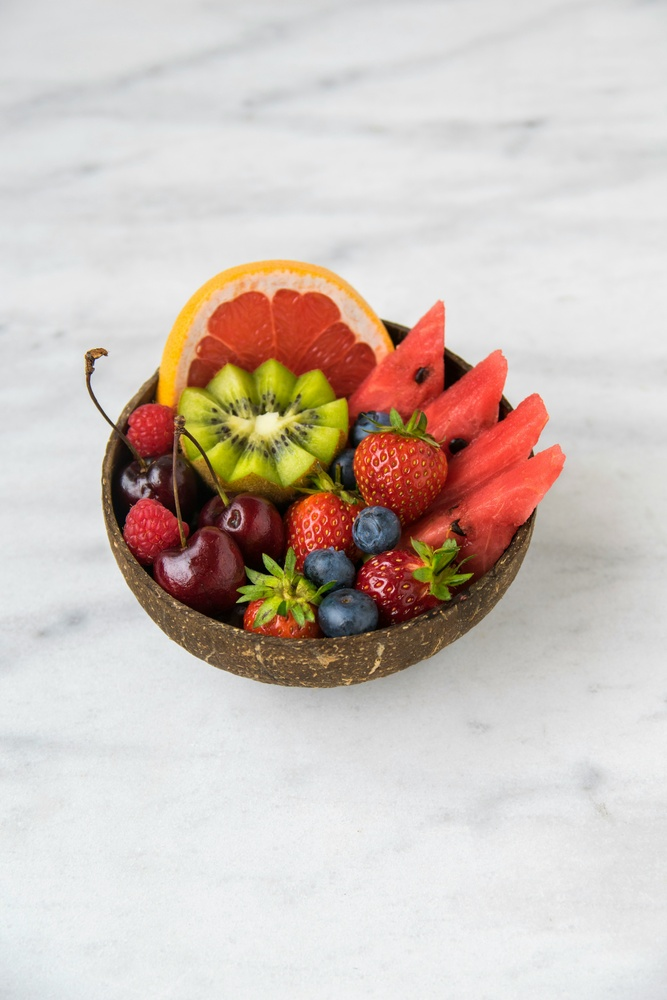
#> input picture pxfuel.jpg, 667 x 1000 px, shrunk from 4000 x 6000 before the run
$ python transform.py
#> lines starting #> are read from the running program, lines starting #| are printed output that depends on the picture
"""
Instruksi Pembuatan Function untuk Modul Geometric Transformation
"""

import base64
import io

from PIL import Image


def _read_upload_file(file):
    if hasattr(file, "file"):
        file.file.seek(0)
        data = file.file.read()
        file.file.seek(0)
        return data
    if hasattr(file, "read"):
        data = file.read()
        return data if isinstance(data, bytes) else data.encode()
    raise ValueError("UploadFile tidak valid")


def _to_base64_png(image):
    buffer = io.BytesIO()
    image.save(buffer, format="PNG")
    return base64.b64encode(buffer.getvalue()).decode("utf-8")


def _get_resample(interpolation):
    if interpolation is None:
        return Image.NEAREST
    if interpolation.lower() == "bilinear":
        return Image.BILINEAR
    return Image.NEAREST


def rotate(file, angle, interpolation=None):
    """
    Fungsi: Memutar gambar pada sumbu tengah (center pivot) dengan sudut yang ditentukan.
    Input:
      - file (UploadFile): Gambar yang akan diputar. (Wajib)
      - angle (float): Sudut rotasi dalam derajat. (Wajib)
      - interpolation (string): Metode interpolasi ("nearest" atau "bilinear"). (Opsional)
    Return:
      - JSON/Dict dengan field:
        - processed_image (string base64): Gambar hasil diencoding PNG base64.
    """
#> called with angle = 45
    data = _read_upload_file(file)
    image = Image.open(io.BytesIO(data))
#> image is the input picture: PIL image 667x1000 RGB; mean R, G, B 206.8, 194.2, 187.1
    processed = image.convert("RGBA").rotate(-float(angle), resample=_get_resample(interpolation), expand=True)
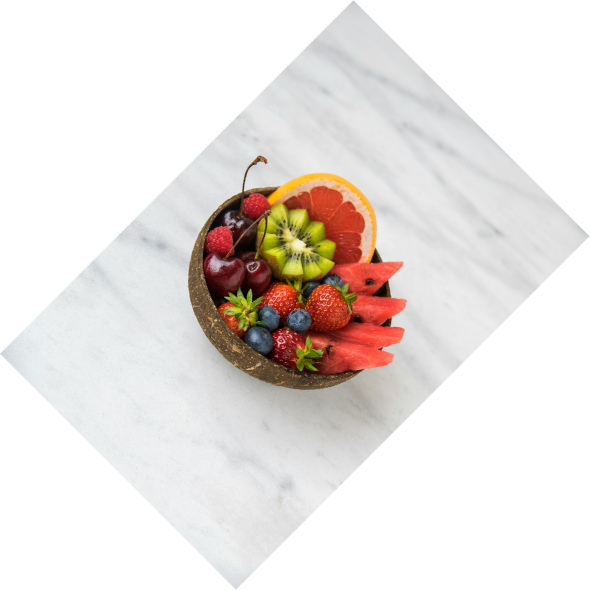
#> processed: PIL image 1179x1180 RGBA (shown at 1/2 size); mean R, G, B, A 99.2, 93.1, 89.8, 122.3; transparent parts drawn white
#| Hasil out_transform_rotate.png: ['processed_image']
    return {"processed_image": _to_base64_png(processed)}


def flip(file, direction):
    """
    Fungsi: Membalik gambar secara horizontal, vertikal, atau keduanya.
    Input:
      - file (UploadFile): Gambar yang akan dibalik. (Wajib)
      - direction (string): Arah flip ("horizontal", "vertical", "both"). (Wajib)
    Return:
      - JSON/Dict dengan field:
        - processed_image (string base64): Gambar hasil diencoding PNG base64.
    """
#> called with direction = 'horizontal'
    data = _read_upload_file(file)
    image = Image.open(io.BytesIO(data))
    direction = direction.lower()
    if direction == "horizontal":
        processed = image.transpose(Image.FLIP_LEFT_RIGHT)
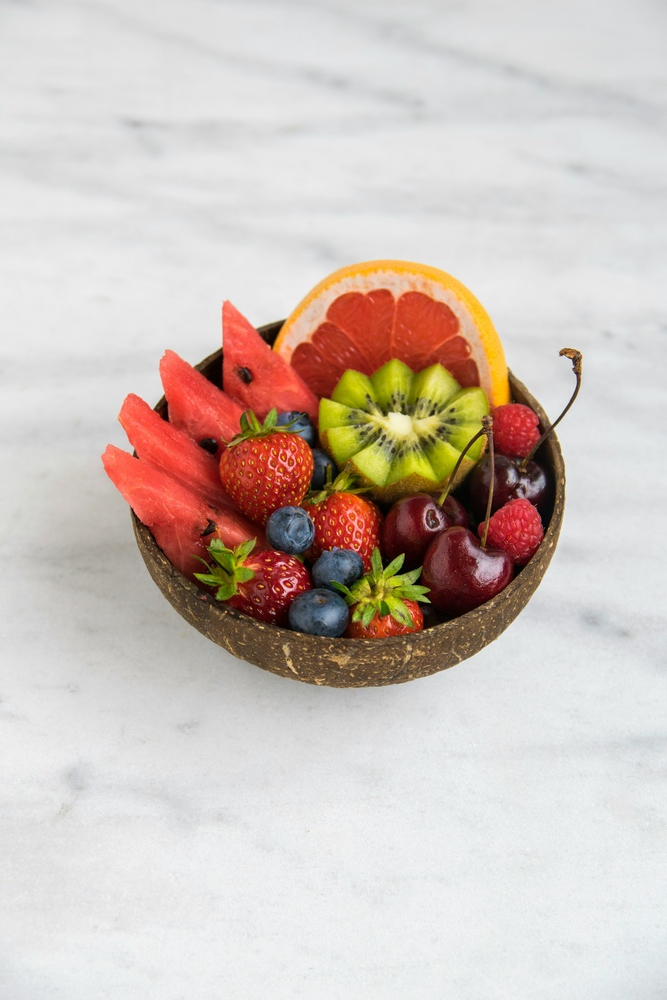
#> processed: PIL image 667x1000 RGB; mean R, G, B 206.8, 194.2, 187.1
#| Hasil out_transform_flip_h.png: ['processed_image']
    elif direction == "vertical":
        processed = image.transpose(Image.FLIP_TOP_BOTTOM)
    elif direction == "both":
        processed = image.transpose(Image.FLIP_LEFT_RIGHT).transpose(Image.FLIP_TOP_BOTTOM)
    else:
        raise ValueError("Arah flip harus 'horizontal', 'vertical', atau 'both'")
    return {"processed_image": _to_base64_png(processed)}


def crop(file, x, y, w, h):
    """
    Fungsi: Memotong bagian tertentu dari gambar berdasarkan koordinat piksel.
    Input:
      - file (UploadFile): Gambar yang akan dipotong. (Wajib)
      - x (integer): Koordinat X kiri atas. (Wajib)
      - y (integer): Koordinat Y kiri atas. (Wajib)
      - w (integer): Lebar area crop. (Wajib)
      - h (integer): Tinggi area crop. (Wajib)
    Return:
      - JSON/Dict dengan field:
        - processed_image (string base64): Gambar hasil crop diencoding PNG base64.
    """
#> called with x = 100, y = 100, w = 300, h = 300
    data = _read_upload_file(file)
    image = Image.open(io.BytesIO(data))
    x, y, w, h = int(x), int(y), int(w), int(h)
    x = max(0, x)
    y = max(0, y)
    w = max(0, w)
    h = max(0, h)
    processed = image.crop((x, y, x + w, y + h))
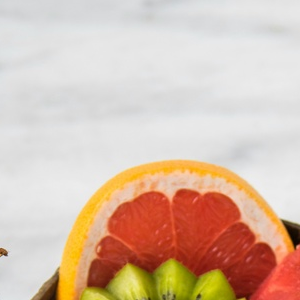
#> processed: PIL image 300x300 RGB; mean R, G, B 216.5, 190.6, 172.8
#| Hasil out_transform_crop.png: ['processed_image']
    return {"processed_image": _to_base64_png(processed)}


def resize(file, width, height, interpolation=None):
    """
    Fungsi: Mengubah dimensi gambar ke ukuran baru yang ditentukan.
    Input:
      - file (UploadFile): Gambar yang akan diubah ukurannya. (Wajib)
      - width (integer): Lebar target dalam piksel. (Wajib)
      - height (integer): Tinggi target dalam piksel. (Wajib)
      - interpolation (string): Metode interpolasi. (Opsional)
    Return:
      - JSON/Dict dengan field:
        - processed_image (string base64): Gambar hasil resize diencoding PNG base64.
        - new_size (object): Dimensi gambar setelah resize {width, height}.
    """
#> called with width = 500, height = 500
    data = _read_upload_file(file)
    image = Image.open(io.BytesIO(data))
    width, height = int(width), int(height)
    processed = image.resize((width, height), resample=_get_resample(interpolation))
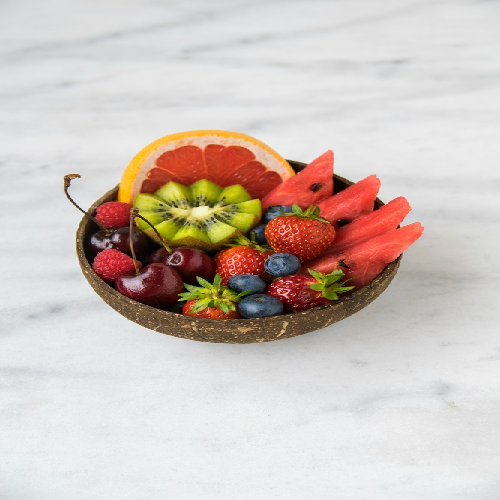
#> processed: PIL image 500x500 RGB; mean R, G, B 206.8, 194.1, 187.1
#| Hasil out_transform_resize.png: ['processed_image', 'new_size']
    return {
        "processed_image": _to_base64_png(processed),
        "new_size": {"width": width, "height": height},
    }


def translate(file, tx, ty):
    """
    Fungsi: Menggeser gambar secara horizontal dan/atau vertikal.
    Input:
      - file (UploadFile): Gambar yang akan digeser. (Wajib)
      - tx (integer): Pergeseran horizontal. (Wajib)
      - ty (integer): Pergeseran vertikal. (Wajib)
    Return:
      - JSON/Dict dengan field:
        - processed_image (string base64): Gambar hasil diencoding PNG base64.
    """
#> called with tx = 50, ty = 50
    data = _read_upload_file(file)
    image = Image.open(io.BytesIO(data))
    tx, ty = int(tx), int(ty)
    width, height = image.size
#> width = 667; height = 1000
    processed = Image.new(image.mode, (width, height))
#> processed: PIL image 667x1000 RGB; every value is 0
    processed.paste(image, (tx, ty))
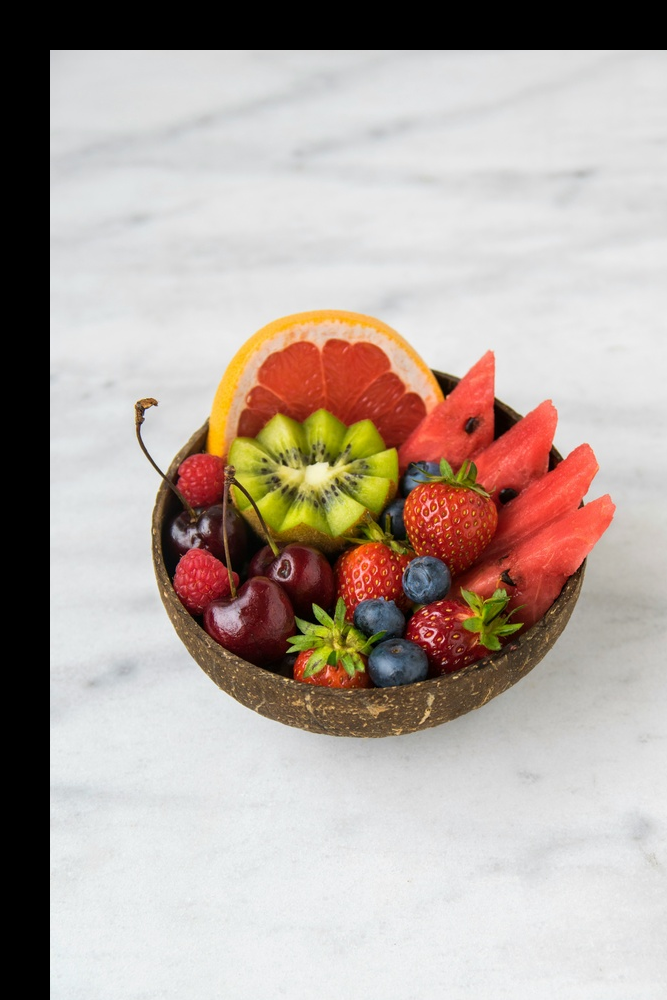
#> processed: PIL image 667x1000 RGB; mean R, G, B 179.3, 166.5, 159.4
    return {"processed_image": _to_base64_png(processed)}


if __name__ == "__main__":
    import os
    os.makedirs("transform", exist_ok=True)

    def save_res(res_dict, filename):
        filepath = os.path.join("transform", filename)
        print(f"Hasil {filename}:", list(res_dict.keys()))
        with open(filepath, "wb") as f:
            f.write(base64.b64decode(res_dict["processed_image"]))

    with open("pxfuel.jpg", "rb") as f:
        data = f.read()

    class MockFile:
        def read(self):
            return data

    save_res(rotate(MockFile(), 45), "out_transform_rotate.png")
    save_res(flip(MockFile(), "horizontal"), "out_transform_flip_h.png")
    save_res(crop(MockFile(), 100, 100, 300, 300), "out_transform_crop.png")
    save_res(resize(MockFile(), 500, 500), "out_transform_resize.png")
    save_res(translate(MockFile(), 50, 50), "out_transform_translate.png")
#| Hasil out_transform_translate.png: ['processed_image']

    print("Semua hasil transform.py tersimpan.")
